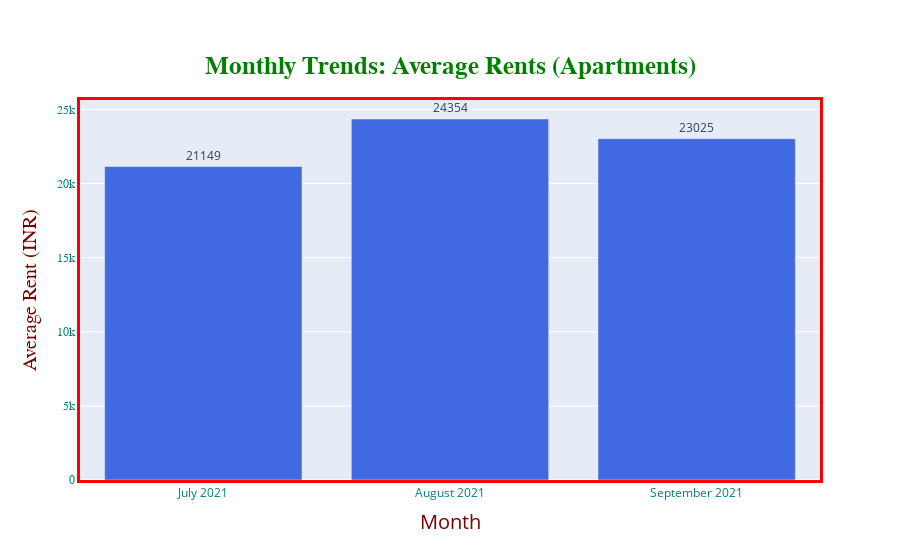

Notebook cell for this chart:
### Code cell
df['date_posted'] = pd.to_datetime(df['date_posted'], format='%Y-%m-%d')
mean_list = []

for i in range(7,10):
    filt = (df['date_posted'].dt.month==i)
    df_new = df.loc[filt]
    mean_list.append(df_new['price'].mean())

mean_list = list(map(int,mean_list))    
mean_names = ['July 2021', 'August 2021','September 2021']

fig = go.Figure()

fig.add_trace(go.Bar(
    x= mean_names,
    y= mean_list,
    name='Average Rent Value',
    marker_color='RoyalBlue',
    text=mean_list)
             )

fig.update_traces(textposition='outside')

fig.update_layout(title_text="<b>Monthly Trends: Average Rents (Apartments)</b>",
                 title_font_size=25,
                 title_font_color='green',
                 title_font_family='Titillium Web',
                 title_x=0.5,
                 title_y=0.90,
                 title_xanchor='center',
                 title_yanchor='top'
                 )

fig.update_xaxes(
        color='teal',
        title_text='Month',
        title_font_family='Open Sans',
        title_font_size=20,
        title_font_color='maroon',
        title_standoff = 15,
        tickmode='auto',
        nticks=48,
        linecolor='red',
        linewidth=3,
        mirror=True)

fig.update_yaxes(
        color='Teal',
        title_text='Average Rent (INR)',
        title_font_family='Droid Sans',
        title_font_size=20,
        title_font_color='maroon',
        title_standoff = 15,
        tickfont_family='Arial',
        linecolor='red',
        linewidth=3,
        mirror = True)

### Figure 1 — Plotly figure (JSON) as saved in the notebook; plotly's stock layout.template omitted (floating-point values rounded to 4 significant figures)
{"data": [{"marker": {"color": "RoyalBlue"}, "name": "Average Rent Value", "text": ["21149", "24354", "23025"], "textposition": "outside", "type": "bar", "x": ["July 2021", "August 2021", "September 2021"], "y": [21149, 24354, 23025]}], "layout": {"title": {"font": {"color": "green", "family": "Titillium Web", "size": 25}, "text": "<b>Monthly Trends: Average Rents (Apartments)</b>", "x": 0.5, "xanchor": "center", "y": 0.9, "yanchor": "top"}, "xaxis": {"color": "teal", "linecolor": "red", "linewidth": 3, "mirror": true, "nticks": 48, "tickmode": "auto", "title": {"font": {"color": "maroon", "family": "Open Sans", "size": 20}, "standoff": 15, "text": "Month"}}, "yaxis": {"color": "Teal", "linecolor": "red", "linewidth": 3, "mirror": true, "tickfont": {"family": "Arial"}, "title": {"font": {"color": "maroon", "family": "Droid Sans", "size": 20}, "standoff": 15, "text": "Average Rent (INR)"}}}}
